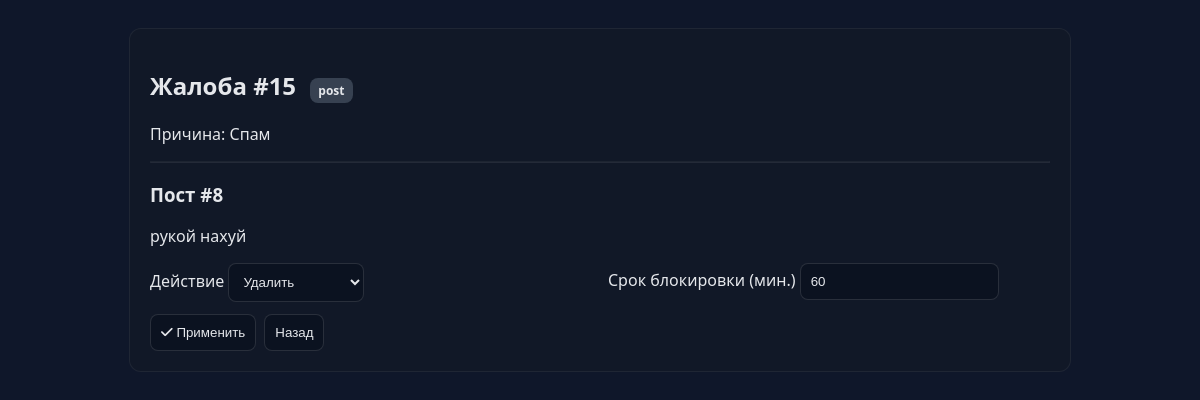
Page /admin/report/15 (signed in) on the committed database.
### tables this page shows
CREATE TABLE reports (
                 id INTEGER PRIMARY KEY AUTOINCREMENT,
                 reporter_id INTEGER NOT NULL,
                 target_type TEXT NOT NULL CHECK(target_type IN ('post','comment','user')),
                 target_id INTEGER NOT NULL,
                 reason TEXT NOT NULL,
                 status TEXT NOT NULL DEFAULT 'open' CHECK(status IN ('open','resolved','rejected')),
                 created_at DATETIME DEFAULT CURRENT_TIMESTAMP,
                 FOREIGN KEY(reporter_id) REFERENCES users(id));

CREATE TABLE posts (
                id INTEGER PRIMARY KEY AUTOINCREMENT,
                user_id INTEGER NOT NULL,
                content TEXT NOT NULL,
                timestamp DATETIME DEFAULT CURRENT_TIMESTAMP,
                FOREIGN KEY(user_id) REFERENCES users(id));

### routes/admin.py (the view, shortened to what this page needs)
@bp.route('/admin/report/<int:report_id>', methods=['GET','POST'])
def report_view(report_id):
    if 'user_id' not in session:
        return redirect(url_for('auth.index'))
    conn = get_db(); c = conn.cursor()
    c.execute("SELECT role FROM users WHERE id=?", (session['user_id'],))
    role = c.fetchone()['role']
    if role not in ('admin','moderator'):
        return redirect(url_for('feed.feed'))
    c.execute('SELECT * FROM reports WHERE id=?', (report_id,))
    report = c.fetchone()
    target = None
    if report['target_type'] == 'post':
        c.execute('SELECT * FROM posts WHERE id=?', (report['target_id'],))
        target = c.fetchone()
    elif report['target_type'] == 'comment':
        c.execute('SELECT * FROM comments WHERE id=?', (report['target_id'],))
        target = c.fetchone()
    elif report['target_type'] == 'user':
        c.execute('SELECT id, username, avatar FROM users WHERE id=?', (report['target_id'],))
        target = c.fetchone()
    conn.close()
    return render_template('admin_report_view.html', report=report, target=target)

### app.py (called while the page is built)
def _gen_csrf_token():
    import secrets
    token = session.get('_csrf_token')
    if not token:
        token = secrets.token_urlsafe(32)
        session['_csrf_token'] = token
    return token

@app.context_processor
def inject_csrf():
    return {'csrf_token': _gen_csrf_token()}

@app.before_request
def csrf_protect():
    if request.method in ('POST','PUT','PATCH','DELETE'):
        if request.path.startswith('/socket.io') or request.path.startswith('/static'):
            return None
        if request.endpoint in {'auth.index'}:
            if not session.get('_csrf_token'):
                return None
        token = None
        token = request.headers.get('X-CSRFToken') or request.headers.get('X-CSRF-Token')
        if not token:
            token = request.form.get('csrf_token') or request.args.get('csrf_token')
        if not token and request.is_json:
            try:
                token = (request.get_json(silent=True) or {}).get('csrf_token')
            except Exception:
                token = None
        if not token or token != session.get('_csrf_token'):
            return ('CSRF token missing or invalid', 400)

@app.before_request
def enforce_account_block():
    try:
        if request.path.startswith('/static') or request.path.startswith('/socket.io'):
            return None
        if request.endpoint in {'auth.blocked', 'auth.index', 'static.static_files'}:
            return None
        if 'user_id' not in session:
            return None
        from models import get_db
        conn = get_db()
        c = conn.cursor()
        c.execute('SELECT is_blocked, block_reason FROM users WHERE id = ?', (session['user_id'],))
        row = c.fetchone()
        conn.close()
        if row and row['is_blocked']:
            reason = row['block_reason'] or 'Профиль заблокирован администратором'
            return render_template('blocked.html', reason=reason)
    except Exception:
        return None

### models.py (called while the page is built)
def get_db():
    conn = sqlite3.connect('social_network.db')
    conn.row_factory = sqlite3.Row
    return conn

### templates/admin_report_view.html (shortened to what this page needs)
<!DOCTYPE html>
<html>
<head>
    <link href="https://cdnjs.cloudflare.com/ajax/libs/font-awesome/6.0.0/css/all.min.css" rel="stylesheet">
    </head>
<body>
    <div class="card">
        <h2>Жалоба #{{ report.id }} <span class="badge">{{ report.target_type }}</span></h2>
        <p>Причина: {{ report.reason }}</p>
        <hr style="border-color:rgba(255,255,255,.08)">
        <div>
            {% if report.target_type=='post' %}
                <h3>Пост #{{ target.id }}</h3>
                <p>{{ target.content }}</p>
            {% elif report.target_type=='comment' %}
                <h3>Комментарий #{{ target.id }}</h3>
                <p>{{ target.content }}</p>
            {% elif report.target_type=='user' %}
                <h3>Пользователь #{{ target[0] }}</h3>
                <p>{{ target[1] }}</p>
            {% endif %}
        </div>
        <form method="POST" style="margin-top:16px;">
            <div class="row">
                <div class="col">
                    <label>Действие</label>
                    <select name="action">
                        <option value="delete">Удалить</option>
                    </select>
                </div>
                <div class="col">
                    <label>Срок блокировки (мин.)</label>
                    <input type="number" name="ban_minutes" min="0" value="60">
                </div>
            </div>
            <div class="actions">
                <button type="submit"><i class="fas fa-check"></i> Применить</button>
                <a href="/admin/reports" style="text-decoration:none"><button type="button">Назад</button></a>
            </div>
        </form>
    </div>
</body>
</html>

### templates/admin_report_view.html (style rules this page uses)
body { font-family:'Segoe UI', Tahoma, Geneva, Verdana, sans-serif;background:#0f172a;color:#e5e7eb;padding:20px }
.card { background:#111827;border-radius:12px;padding:20px;max-width:900px;margin:0 auto;border:1px solid rgba(255,255,255,.06) }
.row { display:flex;gap:16px }
.col { flex:1 }
.actions { display:flex;gap:8px;margin-top:12px }
input,select,textarea,button { border-radius:8px;border:1px solid rgba(255,255,255,.12);padding:10px;background:#0b1220;color:#e5e7eb }
button { cursor:pointer }
.badge { display:inline-block;background:#374151;padding:4px 8px;border-radius:8px;font-size:12px;margin-left:8px }

### rows in the picture
reports: id "15", target_type "post", reason "Спам"
posts: id "8", content "рукой нахуй"
